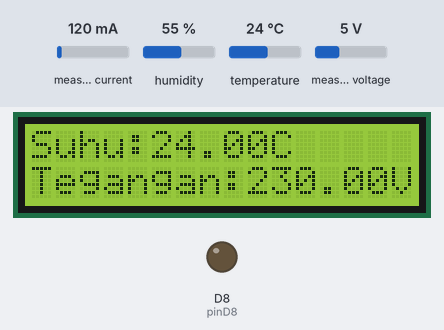
A sketch run on a simulated ESP8266 (NodeMCU). Parts: 16×2 character LCD, output pins drawn as LEDs (lit = HIGH). Inputs (shaded band) come from the test bench; at power-on: measured voltage 5 V, temperature 24 °C, measured current 120 mA, humidity 55 %. WiFi joins after 1.5 s; servers stay silent unless stated; network time is answered at once with the bench clock; uploads are accepted with an empty reply; the local clock reads 2024-03-15 10:24:30 at power-on unless the sketch sets it; what the sketch prints to the serial monitor is not drawn.

Above: at 2.7 s.
2.8 s: measured voltage set to 5.3 V
At 5.5 s:
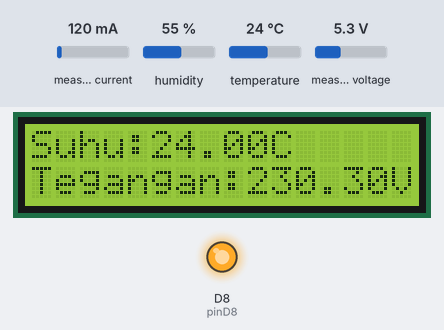
9.7 s: temperature set to 12 °C
At 15.2 s:
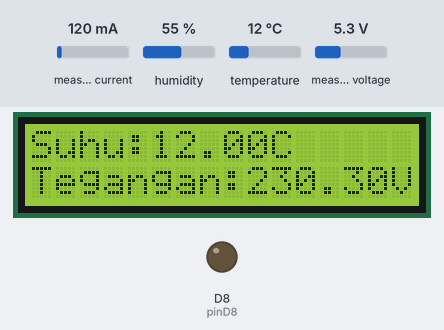
15.3 s: temperature set to 19 °C
At 19.8 s:
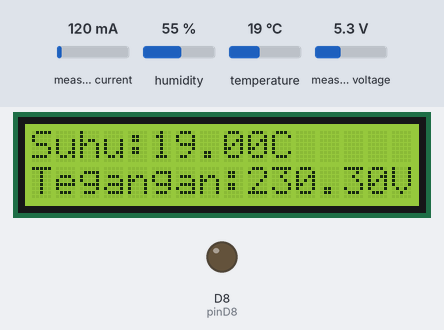
19.9 s: measured voltage set to 0.3 V
At 23.4 s:
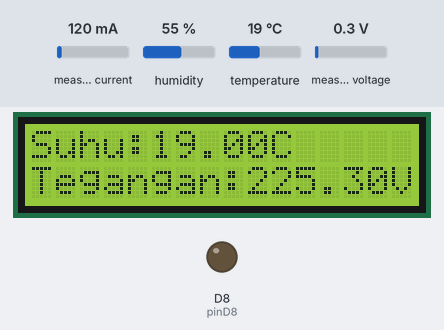
24.1 s: temperature set to 28 °C
At 26.1 s:
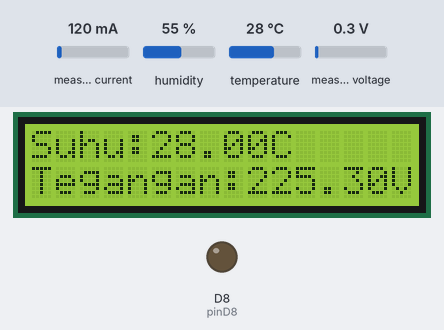
26.7 s: measured voltage set to 3.8 V
At 28.7 s:
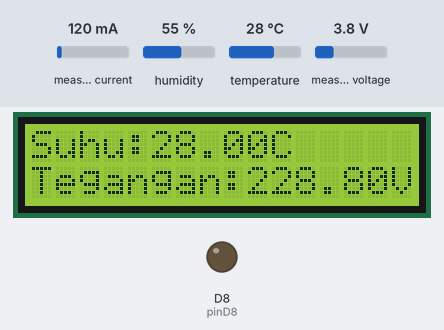
Timing chart, 0 to 30.2 s (numbered marks = the images above; inputs shaded):
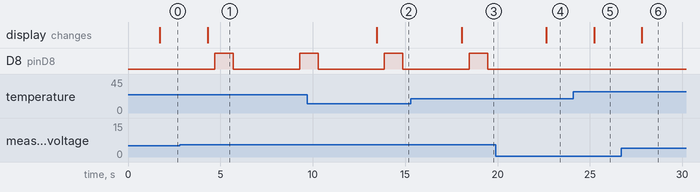

Measured:
- the behaviour switches between 5 and 5.1 V on measured voltage (found by bisection; images 0 and 1)
- after the input at 2.8 s, D8 (pinD8): LOW → HIGH after 1.9 s, → LOW 1.0 s later, → HIGH 3.6 s later; the display: changes after 1.5 s (image 1)
- after the input at 9.7 s, the display: changes after 3.8 s (image 2)
- after the input at 15.3 s, the display: changes after 2.8 s (image 3)
- after the input at 19.9 s, D8 (pinD8): stays LOW (without the input it goes to HIGH after 3.1 s); the display: changes after 2.7 s (image 4)
- after the input at 24.1 s, the display: changes after 1.1 s (image 5)
- after the input at 26.7 s, the display: changes after 1.1 s (image 6)

The sketch:

NodeMCU1.ino
```cpp
#include <ESP8266WebServer.h>
#include <ESP8266HTTPClient.h>
#include <WiFiClient.h>
#include <ArduinoJson.h>

#include <NTPClient.h>
#include <WiFiUdp.h>

#define pinD8 D8


#include <PZEM004Tv30.h>
#include <SoftwareSerial.h>

//dht konfigurasi
#include <DHT.h>
#define DHTPIN 14   // Pin D5 pada NodeMCU
#define DHTTYPE DHT11   // Tipe sensor DHT
DHT dht(DHTPIN, DHTTYPE);


#include <Wire.h>
#include <LiquidCrystal_I2C.h>
//#define I2C_ADDR 0x3F
#define I2C_ADDR 0x27

LiquidCrystal_I2C lcd(I2C_ADDR, 16, 2);


//baca watt
//SoftwareSerial pzemSerial(D6, D7); // RX, TX
//SoftwareSerial mySerial(12, 13);
SoftwareSerial pzemSWSerial(13, 12);
PZEM004Tv30 pzem;


const char* ssid = "Internetan Puas";
const char* password = "gratiskok";
String serverUrl = "http://192.168.124.124";

DynamicJsonDocument postData(1024);
DynamicJsonDocument tanggapanPostData(1024);

WiFiUDP ntpUDP;
NTPClient timeClient(ntpUDP, "pool.ntp.org");

String suhu, kelembaban, tegangan;
float volt = 0;
int n=1;


void setup() {
  Serial.begin(115200);
  dht.begin();
  pzem = PZEM004Tv30(pzemSWSerial);

  WiFi.begin(ssid, password);
  Serial.print("Connecting");
  while (WiFi.status() != WL_CONNECTED) {
    Serial.print(".");
    delay(500);
  }

  Serial.print("Successfully connected to : ");
  Serial.println(ssid);
  Serial.print("IP address: ");
  Serial.println(WiFi.localIP());

  timeClient.begin();
  timeClient.setTimeOffset(0);

  pinMode(pinD8, OUTPUT);

}

void loop() {

  bacasuhu();
  bacawatt();

  bacalcd(suhu,tegangan);
  upload();

  delay(2000);
}

void buzzer(int duration) {
  digitalWrite(pinD8, HIGH); // Hidupkan buzzer
  delay(duration);
  digitalWrite(pinD8, LOW); // Matikan buzzer
  delay(duration);
}

void bacalcd(String nilai1, String nilai2){
  Wire.begin(D2, D1);  // Menginisialisasi I2C dengan pin SDA (D2) dan pin SCL (D1)
  lcd.init();          // Inisialisasi LCD
  lcd.backlight();     // Aktifkan pencahayaan latar LCD
  lcd.clear();

  lcd.setCursor(0, 0);
  lcd.print("Suhu:"+nilai1);

  lcd.setCursor(0, 1); // Baris kedua, tengah
  if(nilai2 == "Listrik Padam") {
    lcd.print(nilai2);
  }else {
    lcd.print("Tegangan:"+nilai2);
  }

}


void bacasuhu() {
  float temperature = dht.readTemperature();
  float humidity = dht.readHumidity();

  if (isnan(temperature) || isnan(humidity)) {
    Serial.println("Gagal membaca data dari sensor DHT!");
    return;
  }

  suhu = String(temperature)+"C";
  Serial.print("Suhu: ");
  Serial.print(temperature);
  Serial.println(" °C");
  kelembaban = String(humidity)+"%RH";
  Serial.print("Kelembaban: ");
  Serial.print(humidity);
  Serial.println(" %");
}


void bacawatt() {
  Serial.print("Custom Address:");
    Serial.println(pzem.readAddress(), HEX);
    // Read the data from the sensor
    float voltage = pzem.voltage();
    float current = pzem.current();
    float power = pzem.power();
    float energy = pzem.energy();
    float frequency = pzem.frequency();
    float pf = pzem.pf();

    // Check if the data is valid
    if(isnan(voltage)){
        Serial.println("Error reading voltage");
        tegangan = "Listrik Padam";
        volt = 0.00;
    } else if (isnan(current)) {
        Serial.println("Error reading current");
    } else if (isnan(power)) {
        Serial.println("Error reading power");
    } else if (isnan(energy)) {
        Serial.println("Error reading energy");
    } else if (isnan(frequency)) {
        Serial.println("Error reading frequency");
    } else if (isnan(pf)) {
        Serial.println("Error reading power factor");
    } else {

        tegangan = String(voltage)+"V";
        volt = voltage;
        Serial.print("Voltage: ");      Serial.print(voltage);      Serial.println("V");
        Serial.print("Current: ");      Serial.print(current);      Serial.println("A");
        Serial.print("Power: ");        Serial.print(power);        Serial.println("W");
        Serial.print("Energy: ");       Serial.print(energy,3);     Serial.println("kWh");
        Serial.print("Frequency: ");    Serial.print(frequency, 1); Serial.println("Hz");
        Serial.print("PF: ");           Serial.println(pf);

    }

    Serial.println();
}

void upload(){
  timeClient.update();
  time_t epochTime = timeClient.getEpochTime();
  String kirim = "";

  JsonObject datasensor = postData.to<JsonObject>();
  datasensor["suhu"] = suhu;
  datasensor["kelembaban"] = kelembaban;
  datasensor["tegangan"] = tegangan;
  datasensor["waktu"] = epochTime;

  HTTPClient http;
  WiFiClient client;
  String url = "/iotperbandingan/public/api/iot/data";
  url = serverUrl + url;


  serializeJson(datasensor, kirim);

  Serial.println(kirim);

  client.connect(serverUrl, 80);
  http.begin(client, url);

  http.addHeader("Content-Type", "application/json");
  int httpResponseCode = http.POST(kirim);

//  Serial.println(httpResponseCode);

  if (httpResponseCode == HTTP_CODE_OK) {
    String response = http.getString();
    deserializeJson(tanggapanPostData, response);

    JsonObject obj = tanggapanPostData.as<JsonObject>();
    String pesan = obj["pesan"].as<String>();

    if(volt > 230.00){
        buzzer(1000);
    }

    Serial.print(pesan);

  }else {
    Serial.print("Gagal mengambil data upload");
    Serial.println(http.errorToString(httpResponseCode));
  }


  tanggapanPostData.clear();
  postData.clear();


}
```
